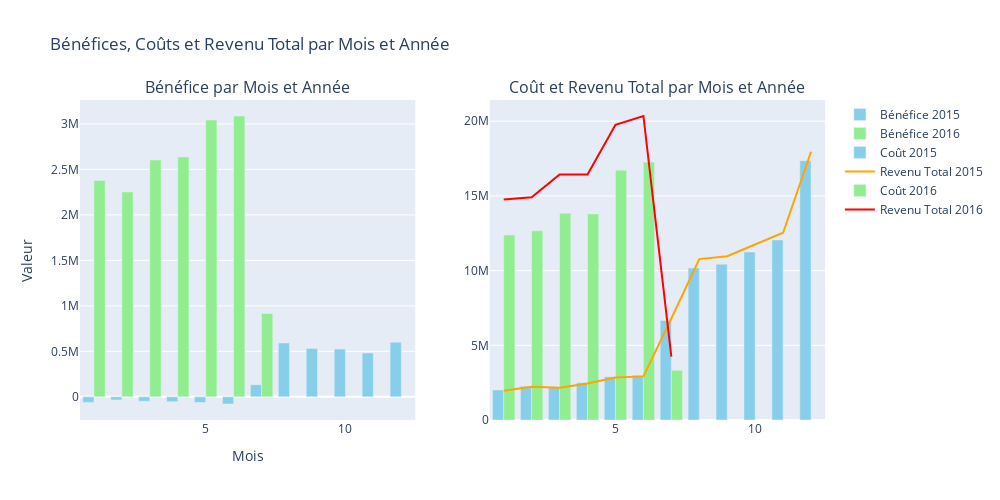

This figure's notebook cell:
### Code cell
import plotly.graph_objects as go
from plotly.subplots import make_subplots

# Créer une figure avec deux sous-graphiques pour les bénéfices et les coûts
fig = make_subplots(
    rows=1, cols=2,  # 1 ligne, 2 colonnes (pour les bénéfices et les coûts)
    subplot_titles=['Bénéfice par Mois et Année', 'Coût et Revenu Total par Mois et Année']
)

# Définir les couleurs pour chaque année pour les barres (bénéfices et coûts)
bar_colors = {
    2015: 'skyblue',  # Couleur pour 2015
    2016: 'lightgreen'  # Couleur pour 2016
}

# Définir les couleurs pour les courbes de revenu (RT)
line_colors = {
    2015: 'orange',  # Couleur pour Revenu 2015
    2016: 'red'  # Couleur pour Revenu 2016
}

# Ajouter les barres pour les bénéfices
for year in df_grouped['Year'].unique():
    filtered_df = df_grouped[df_grouped['Year'] == year]
    
    # Ajouter un diagramme de bâtons pour les bénéfices
    fig.add_trace(
        go.Bar(
            x=filtered_df['Month'],  # Mois
            y=filtered_df['Benefice'],  # Bénéfice
            name=f'Bénéfice {year}',  # Nom de la trace (légende)
            marker=dict(color=bar_colors.get(year, 'gray'))  # Appliquer la couleur correspondante
        ),
        row=1, col=1  # Placer dans le premier sous-graphe
    )

# Ajouter les barres pour les coûts et la courbe du revenu total avec couleurs distinctes
for year in df_grouped['Year'].unique():
    filtered_df = df_grouped[df_grouped['Year'] == year]
    
    # Ajouter un diagramme de bâtons pour les coûts
    fig.add_trace(
        go.Bar(
            x=filtered_df['Month'],  # Mois
            y=filtered_df['Cout_tot'],  # Coût
            name=f'Coût {year}',  # Nom de la trace (légende)
            marker=dict(color=bar_colors.get(year, 'red'))  # Appliquer la couleur correspondante
        ),
        row=1, col=2  # Placer dans le second sous-graphe (Coûts)
    )
    
    # Ajouter la courbe pour le Revenu Total avec couleur distincte
    fig.add_trace(
        go.Scatter(
            x=filtered_df['Month'],  # Mois
            y=filtered_df['Chiffre_affaires'],  # Revenu Total (RT)
            mode='lines',  # Ligne continue
            name=f'Revenu Total {year}',  # Nom de la trace (légende)
            line=dict(shape='linear', color=line_colors.get(year, 'gray'))  # Couleur distincte pour chaque année
        ),
        row=1, col=2  # Placer dans le graphique des coûts
    )

# Mise à jour de la mise en page
fig.update_layout(
    title='Bénéfices, Coûts et Revenu Total par Mois et Année',
    xaxis_title='Mois',
    yaxis_title='Valeur',
    barmode='group',  # Barres groupées pour chaque mois
    height=500,  # Hauteur de la figure
    width=1000,  # Largeur de la figure
    showlegend=True  # Afficher la légende
)

# Afficher la figure
fig.show()

### Figure 1 — Plotly figure (JSON) as saved in the notebook; plotly's stock layout.template omitted (floating-point values rounded to 4 significant figures)
{"data": [{"marker": {"color": "skyblue"}, "name": "Bénéfice 2015", "type": "bar", "x": [1, 2, 3, 4, 5, 6, 7, 8, 9, 10, 11, 12], "xaxis": "x", "y": [-61740, -34418, -49218, -53980, -63177, -79178, 133018, 591706, 532065, 524602, 482182, 600982], "yaxis": "y"}, {"marker": {"color": "lightgreen"}, "name": "Bénéfice 2016", "type": "bar", "x": [1, 2, 3, 4, 5, 6, 7], "xaxis": "x", "y": [2378744, 2252087, 2604421, 2636793, 3042583, 3087169, 916565], "yaxis": "y"}, {"marker": {"color": "skyblue"}, "name": "Coût 2015", "type": "bar", "x": [1, 2, 3, 4, 5, 6, 7, 8, 9, 10, 11, 12], "xaxis": "x2", "y": [2014256, 2266291, 2215895, 2490361, 2903025, 2999453, 6663761, 10176903, 10430514, 11240085, 12054658, 17357947], "yaxis": "y2"}, {"line": {"color": "orange", "shape": "linear"}, "mode": "lines", "name": "Revenu Total 2015", "type": "scatter", "x": [1, 2, 3, 4, 5, 6, 7, 8, 9, 10, 11, 12], "xaxis": "x2", "y": [1952516, 2231873, 2166677, 2436381, 2839848, 2920275, 6796779, 10768609, 10962579, 11764687, 12536840, 17958929], "yaxis": "y2"}, {"marker": {"color": "lightgreen"}, "name": "Coût 2016", "type": "bar", "x": [1, 2, 3, 4, 5, 6, 7], "xaxis": "x2", "y": [12380077, 12664780, 13837992, 13797011, 16716440, 17263048, 3323312], "yaxis": "y2"}, {"line": {"color": "red", "shape": "linear"}, "mode": "lines", "name": "Revenu Total 2016", "type": "scatter", "x": [1, 2, 3, 4, 5, 6, 7], "xaxis": "x2", "y": [14758821, 14916867, 16442413, 16433804, 19759023, 20350217, 4239877], "yaxis": "y2"}], "layout": {"annotations": [{"font": {"size": 16}, "showarrow": false, "text": "Bénéfice par Mois et Année", "x": 0.225, "xanchor": "center", "xref": "paper", "y": 1, "yanchor": "bottom", "yref": "paper"}, {"font": {"size": 16}, "showarrow": false, "text": "Coût et Revenu Total par Mois et Année", "x": 0.775, "xanchor": "center", "xref": "paper", "y": 1, "yanchor": "bottom", "yref": "paper"}], "barmode": "group", "height": 500, "showlegend": true, "title": {"text": "Bénéfices, Coûts et Revenu Total par Mois et Année"}, "width": 1000, "xaxis": {"anchor": "y", "domain": [0, 0.45], "title": {"text": "Mois"}}, "xaxis2": {"anchor": "y2", "domain": [0.55, 1]}, "yaxis": {"anchor": "x", "domain": [0, 1], "title": {"text": "Valeur"}}, "yaxis2": {"anchor": "x2", "domain": [0, 1]}}}
